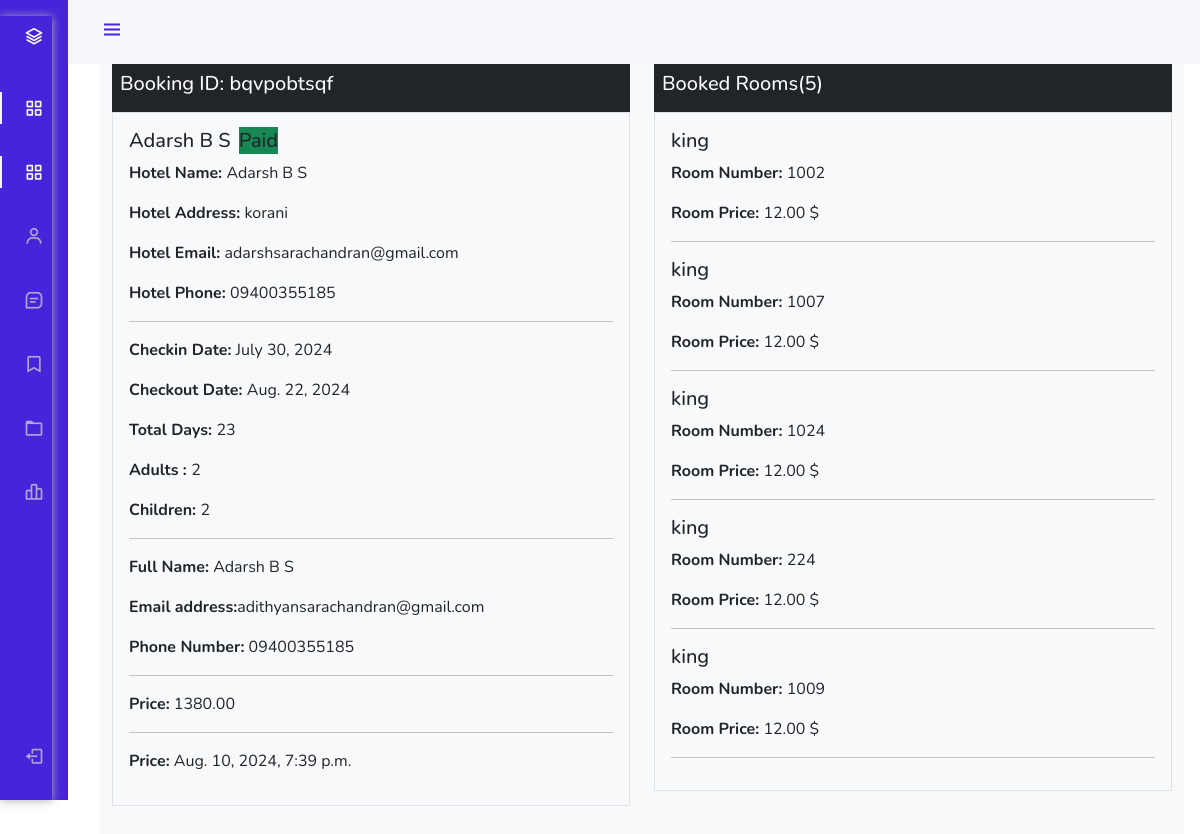
/dashboard/booking-detail/bqvpobtsqf (signed in), run on the app's committed database.
### hotel/models.py (models this page shows, shortened)
class Booking(models.Model):
    user = models.ForeignKey(User,on_delete=models.SET_NULL ,null=True,blank=True)
    payment_status = models.CharField(max_length=100, choices=PAYMENT_STATUS)
    coupons=models.ManyToManyField('hotel.Coupon', blank=True)
    full_name = models.CharField(max_length=1000)
    email = models.EmailField(max_length=254)
    phone = models.CharField(max_length=50)
    hotel =models.ForeignKey(Hotel, on_delete=models.SET_NULL,null=True,blank=True)
    room_type = models.ForeignKey(RoomType,on_delete=models.SET_NULL,null=True,blank=True)
    room = models.ManyToManyField(Room)
    before_discount = models.DecimalField( max_digits=12, decimal_places=2,default=0)
    total = models.DecimalField( max_digits=12, decimal_places=2,default=0)
    saved = models.DecimalField( max_digits=12, decimal_places=2,default=0)
    check_in_date= models.DateField()
    check_out_date= models.DateField()
    total_days=models.PositiveIntegerField()
    num_adults=models.PositiveIntegerField()
    num_children=models.PositiveIntegerField()
    check_in = models.BooleanField(default=False)
    check_out = models.BooleanField(default=False)
    is_active = models.BooleanField(default=False)
    checked_in_tracker = models.BooleanField(default=False)
    checked_out_tracker = models.BooleanField(default=False)
    date = models.DateTimeField(auto_now_add=True)
    strip_payment_intent = models.CharField(max_length=1000, null=True, blank=True)
    success_id = ShortUUIDField(unique=True, length=10, max_length=20, alphabet='abcdefghijklmnopqrstuvwxyz', null=True , blank=True)
    booking_id=  ShortUUIDField(unique=True, length=10, max_length=20, alphabet='abcdefghijklmnopqrstuvwxyz')

class Hotel(models.Model):
    user = models.ForeignKey(User,on_delete=models.SET_NULL,null=True)
    name = models.CharField(max_length=100)
    description = CKEditor5Field(null=True,blank=True, config_name='extends')
    image = models.FileField(upload_to='hotel_galley')
    address = models.CharField(max_length=200)
    mobile = models.CharField(max_length=50)
    email = models.EmailField(max_length=110)
    status = models.CharField(max_length=20,choices=HOTEL_STATUS ,default='Live')
    tag=TaggableManager(blank=True)
    views=models.IntegerField(default=0)
    featured=models.BooleanField(default=False)
    hid = ShortUUIDField(unique=True, length=10, max_length=20, alphabet='abcdefghijklmnopqrstuvwxyz')
    slug= models.SlugField(unique=True)
    date= models.DateTimeField(auto_now_add=True)

class Room(models.Model):
    hotel = models.ForeignKey(Hotel,on_delete=models.CASCADE,related_name='rooms')
    room_type=models.ForeignKey(RoomType, on_delete=models.CASCADE,related_name='room_types')
    room_number = models.CharField(max_length=1000)
    is_available= models.BooleanField(default=True)
    rid = ShortUUIDField(unique=True, length=10, max_length=20, alphabet='abcdefghijklmnopqrstuvwxyz')
    date = models.DateTimeField(auto_now_add=False)
    class Meta:
        verbose_name_plural = "Rooms"

class RoomType(models.Model):
    hotel =models.ForeignKey(Hotel,on_delete=models.CASCADE)
    type = models.CharField(max_length=10)
    price = models.DecimalField(max_digits=122, decimal_places=2, default=0.00)
    number_of_beds= models.PositiveIntegerField(default=0)
    room_capacity=models.PositiveBigIntegerField(default=0)
    rtid = ShortUUIDField(unique=True, length=10, max_length=20, alphabet='abcdefghijklmnopqrstuvwxyz')
    slug= models.SlugField(unique=True)
    data = models.DateTimeField(auto_now_add=True)
    class Meta:
        verbose_name_plural = "Room type"

### user_dashboard/views.py (the view)
# urls.py: path('booking-detail/<booking_id>',views.booking_detail,name="booking_detail"),
@login_required
def booking_detail(request,booking_id):
    booking= Booking.objects.get(booking_id=booking_id, user=request.user,payment_status="Paid")
    context={
        'booking':booking
    }
    return render(request,"user_dashboard/booking_detail.html",context)

### templates/user_dashboard/booking_detail.html (shortened to what this page needs)
{% load static%}
<!DOCTYPE html>
<html lang="en">
<head>
    <link rel="stylesheet" href="https://cdn.jsdelivr.net/npm/bootstrap@4.3.1/dist/css/bootstrap.min.css">
<link href="https://cdn.jsdelivr.net/npm/bootstrap@5.0.0-beta1/dist/css/bootstrap.min.css" rel="stylesheet">
<link href="https://cdn.jsdelivr.net/npm/boxicons@latest/css/boxicons.min.css" rel="stylesheet">
<link rel="stylesheet" href="{% static "css/style.css" %}">
</head>
<body id="body-pd">
    <header class="header" id="header">
        <div class="header_toggle"> <i class='bx bx-menu' id="header-toggle"></i> </div>
    </header>
    <div class="l-navbar" id="nav-bar">
        <nav class="nav">
            <div> <a href="#" class="nav_logo"> <i class='bx bx-layer nav_logo-icon'></i> <span class="nav_logo-name">BBBootstrap</span> </a>
                <div class="nav_list"> <a href="{% url 'user_dashboard:dashboard' %}" class="nav_link active"> <i class='bx bx-grid-alt nav_icon'></i> <span class="nav_name">Dashboard</span> </a>  <a href="{% url 'user_dashboard:bookings' %}" class="nav_link active"> <i class='bx bx-grid-alt nav_icon'></i> <span class="nav_name">All bookings</span> </a> <a href="{% url 'user_dashboard:profile' %}" class="nav_link"> <i class='bx bx-user nav_icon'></i> <span class="nav_name">My Profile</span> </a> <a href="{% url 'user_dashboard:notifications' %}" class="nav_link"> <i class='bx bx-message-square-detail nav_icon'></i> <span class="nav_name">Notifications</span> </a> <a href="{% url 'user_dashboard:bookmark' %}" class="nav_link"> <i class='bx bx-bookmark nav_icon'></i> <span class="nav_name">Bookmark</span> </a> <a href="{% url 'user_dashboard:wallet' %}" class="nav_link"> <i class='bx bx-folder nav_icon'></i> <span class="nav_name">Wallet</span> </a> <a href="{% url 'user_dashboard:change_password' %}" class="nav_link"> <i class='bx bx-bar-chart-alt-2 nav_icon'></i> <span class="nav_name">change Password</span> </a> </div>
            </div> <a href="{% url 'userauths:logOut' %}" class="nav_link"> <i class='bx bx-log-out nav_icon'></i> <span class="nav_name">SignOut</span> </a>
        </nav>
    </div>
    <div class="height-100 bg-light">
    <div class="container-fluid">
        <div class="row">
            <div class="col-6">
                <div class="bg-dark text-light p-2">
                    <h5>Booking ID: {{booking.booking_id}}</h5>
                </div>
                <div class="left-content border p-3">
                    <h5>{{booking.full_name|title}}<span class="bg-success ml-2">{{booking.payment_status|title}}</span></h5>
                    <p><b>Hotel Name: </b> {{booking.hotel.name}}</p>
                    <p><b>Hotel Address: </b> {{booking.hotel.address}}</p>
                    <p><b>Hotel Email: </b> {{booking.hotel.email}}</p>
                    <p><b>Hotel Phone: </b> {{booking.hotel.mobile}}</p>
                    <hr>
                    <p><b>Checkin Date: </b> {{booking.check_in_date}}</p>
                    <p><b>Checkout Date: </b> {{booking.check_out_date}}</p>
                <p><b>Total Days: </b> {{booking.total_days}}</p>
                    <p><b>Adults : </b> {{booking.num_adults}}</p>
                    <p><b>Children: </b> {{booking.num_children}}</p>
                    <hr>
                    <p><b>Full Name:</b> {{booking.full_name}}</p>
                    <p><b>Email address:</b>{{booking.email}}</p>
                    <p><b>Phone Number:</b> {{booking.phone}}</p>
                    <hr>
                    <p><b>Price:</b> {{booking.total}}</p>
                    <hr>
                    <p><b>Price:</b> {{booking.date}}</p>
                </div>
            </div>
            <div class="col-6">
                <div class="bg-dark text-light p-2">
                    <h5>Booked Rooms({{booking.room.all.count}})</h5>
                </div>
                    <div class="right_content  border p-3">
                        {% for r in booking.room.all %}
                        <h5>{{r.room_type.type}}</h5>
                        <p><b>Room Number:</b> {{r.room_number}}</p>
                        <p><b>Room Price:</b> {{r.room_type.price}} $</p>
                        <hr>
                        {% endfor %}
                </div>
            </div>
        </div>
    </div>
</body>
</html>

### static/css/style.css (style rules this page uses)
nav { box-shadow: 0px 1px 9px #b7b6b9; border-bottom: 0px solid rgb(161, 158, 158); }

### templates/user_dashboard/booking_detail.html (style rules this page uses)
:root { --header-height: 3rem;--nav-width: 68px;--first-color: #4723D9;--first-color-light: #AFA5D9;--white-color: #F7F6FB;--body-font: 'Nunito', sans-serif;--normal-font-size: 1rem;--z-fixed: 100 }
*,::before,::after { box-sizing: border-box }
body { position: relative;margin: var(--header-height) 0 0 0;padding: 0 1rem;font-family: var(--body-font);font-size: var(--normal-font-size);transition: .5s }
a { text-decoration: none }
.header { width: 100%;height: var(--header-height);position: fixed;top: 0;left: 0;display: flex;align-items: center;justify-content: space-between;padding: 0 1rem;background-color: var(--white-color);z-index: var(--z-fixed);transition: .5s }
.header_toggle { color: var(--first-color);font-size: 1.5rem;cursor: pointer }
.l-navbar { position: fixed;top: 0;left: -30%;width: var(--nav-width);height: 100vh;background-color: var(--first-color);padding: .5rem 1rem 0 0;transition: .5s;z-index: var(--z-fixed) }
.nav { height: 100%;display: flex;flex-direction: column;justify-content: space-between;overflow: hidden }
.nav_logo, .nav_link { display: grid;grid-template-columns: max-content max-content;align-items: center;column-gap: 1rem;padding: .5rem 0 .5rem 1.5rem }
.nav_logo { margin-bottom: 2rem }
.nav_logo-icon { font-size: 1.25rem;color: var(--white-color) }
.nav_link { position: relative;color: var(--first-color-light);margin-bottom: 1.5rem;transition: .3s }
.nav_icon { font-size: 1.25rem }
.active { color: var(--white-color) }
.active::before { content: '';position: absolute;left: 0;width: 2px;height: 32px;background-color: var(--white-color) }
.height-100 { height:100vh }
@media screen and (min-width: 768px) { body { margin: calc(var(--header-height) + 1rem) 0 0 0;padding-left: calc(var(--nav-width) + 2rem) } }
@media screen and (min-width: 768px) { .header { height: calc(var(--header-height) + 1rem);padding: 0 2rem 0 calc(var(--nav-width) + 2rem) } }
@media screen and (min-width: 768px) { .l-navbar { left: 0;padding: 1rem 1rem 0 0 } }

### data on the page
Booking: booking_id "bqvpobtsqf", full_name "Adarsh B S", payment_status "Paid", hotel.name "Adarsh B S", hotel.address "korani", hotel.email "adarshsarachandran@gmail.com", hotel.mobile "09400355185", check_in_date "July 30, 2024", check_out_date "Aug. 22, 2024", total_days "23", num_adults "2", num_children "2", email "adithyansarachandran@gmail.com", phone "09400355185", total "1380.00", date "Aug. 10, 2024, 7:39 p.m.", room.all.count "5"
Room: room_type.type "king", room_number "1002", room_type.price "12.00"
Room: room_type.type "king", room_number "1007", room_type.price "12.00"
Room: room_type.type "king", room_number "1024", room_type.price "12.00"
Room: room_type.type "king", room_number "224", room_type.price "12.00"
Room: room_type.type "king", room_number "1009", room_type.price "12.00"
